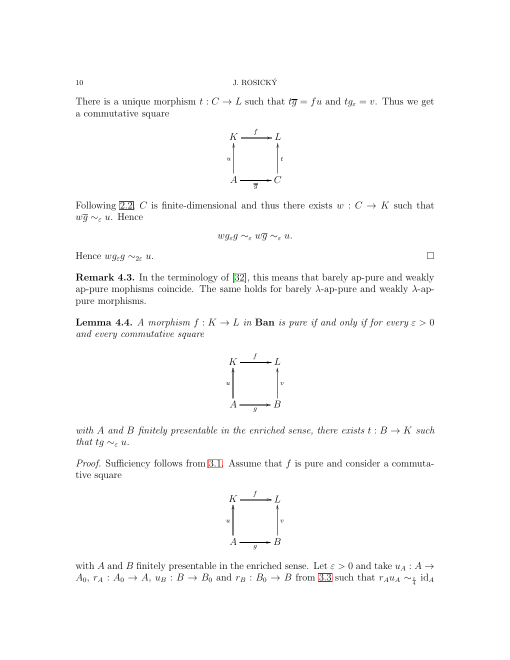
#> input picture packets/fa_banach_001_full_2206.08546_2206.08546_enriched_finitely_presentable_finite_dimensional/files/figures/source-10.png, 1020 x 1320 px, found by its file name (shown at 1/2 size)
$ python make_open_problem_crop.py
#> lines starting #> are read from the running program, lines starting #| are printed output that depends on the picture; pictures that were not available may be replaced by others from this repository, and a replacement may not be noted
#!/usr/bin/env python3
"""Create a full-width stitched crop of Theorem 1.5 and the open problem."""

from pathlib import Path

from PIL import Image


ROOT = Path(__file__).resolve().parents[1]
PAGE_10 = ROOT / "tmp" / "source_render" / "source-10.png"
PAGE_11 = ROOT / "tmp" / "source_render" / "source-11.png"
OUTPUT = ROOT / "figures" / "open_problem_crop.png"

page_10 = Image.open(PAGE_10).convert("RGB")
#> page_10 is the input picture: PIL image 1020x1320 RGB; mean R, G, B 251.4, 251.4, 251.3
page_11 = Image.open(PAGE_11).convert("RGB")
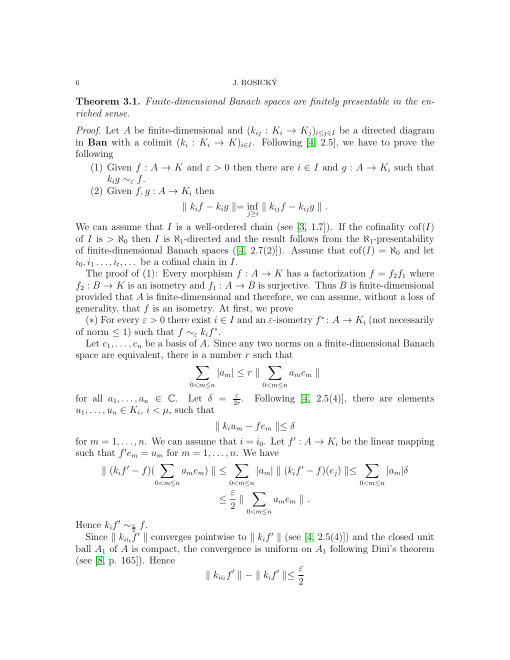
#> input picture packets/fa_banach_001_full_2206.08546_2206.08546_enriched_finitely_presentable_finite_dimensional/files/figures/source-06.png, 1020 x 1320 px, given in place of source-11.png, which was not available (shown at 1/2 size)
#> page_11 is the input picture: PIL image 1020x1320 RGB; mean R, G, B 248.4, 248.5, 248.4

# Retain the complete page width.  Page 10 contains the referenced inequality
# (1.23), its sharp Gaussian value, and the beginning of the open problem.
# Page 11 contains the two-line continuation of the problem statement.
upper = page_10.crop((0, 300, page_10.width, 1830))
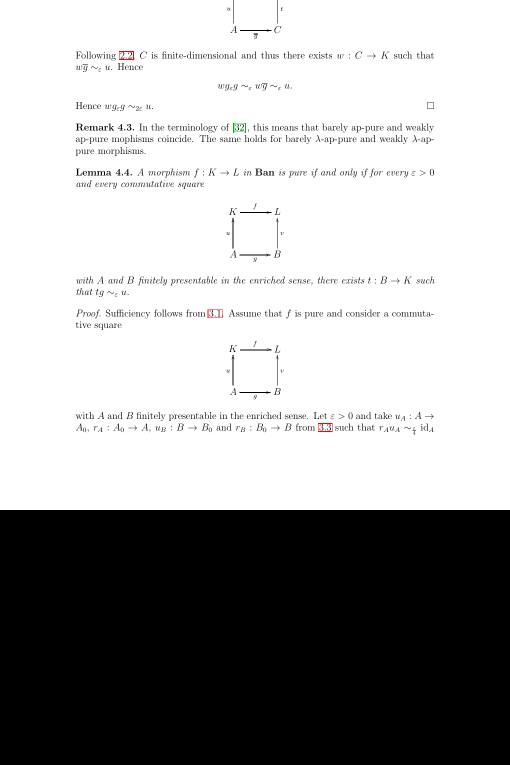
#> upper: PIL image 1020x1530 RGB (shown at 1/2 size); mean R, G, B 167.3, 167.3, 167.2
lower = page_11.crop((0, 0, page_11.width, 330))
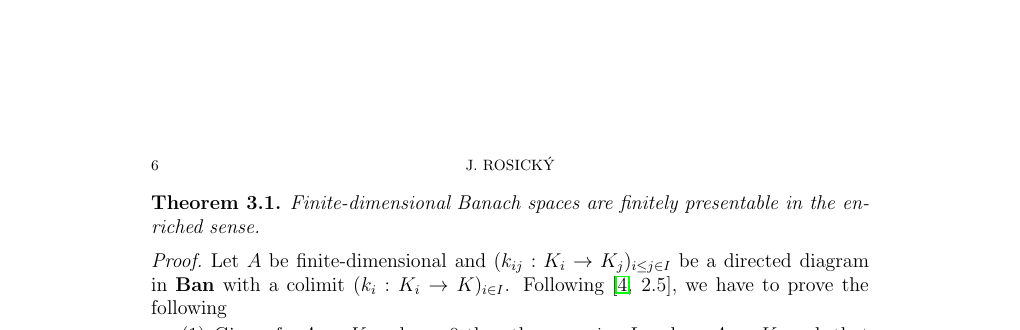
#> lower: PIL image 1020x330 RGB; mean R, G, B 250.8, 250.9, 250.8

gap = 18
canvas = Image.new("RGB", (page_10.width, upper.height + gap + lower.height), "white")
#> canvas: PIL image 1020x1878 RGB; every value is 255
canvas.paste(upper, (0, 0))
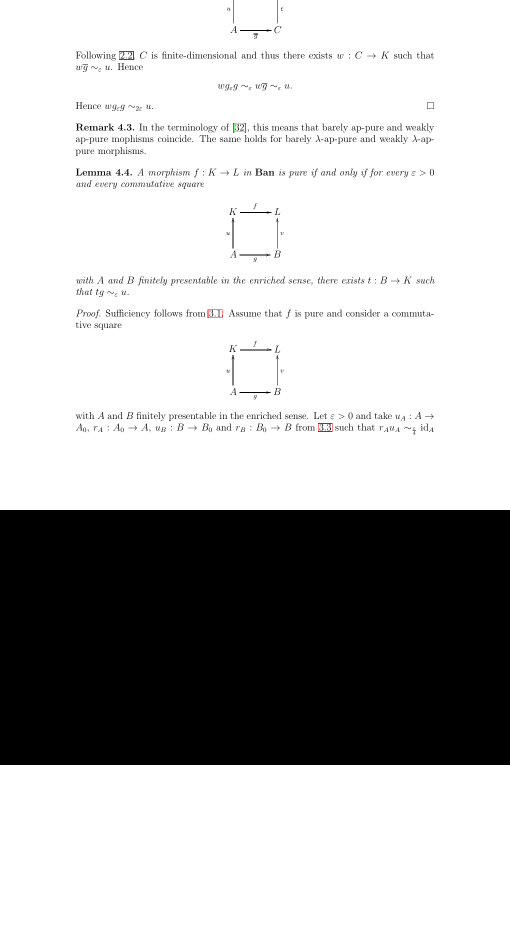
#> canvas: PIL image 1020x1878 RGB (shown at 1/2 size); mean R, G, B 183.6, 183.5, 183.5
canvas.paste(lower, (0, upper.height + gap))
canvas.save(OUTPUT)
print(OUTPUT)
